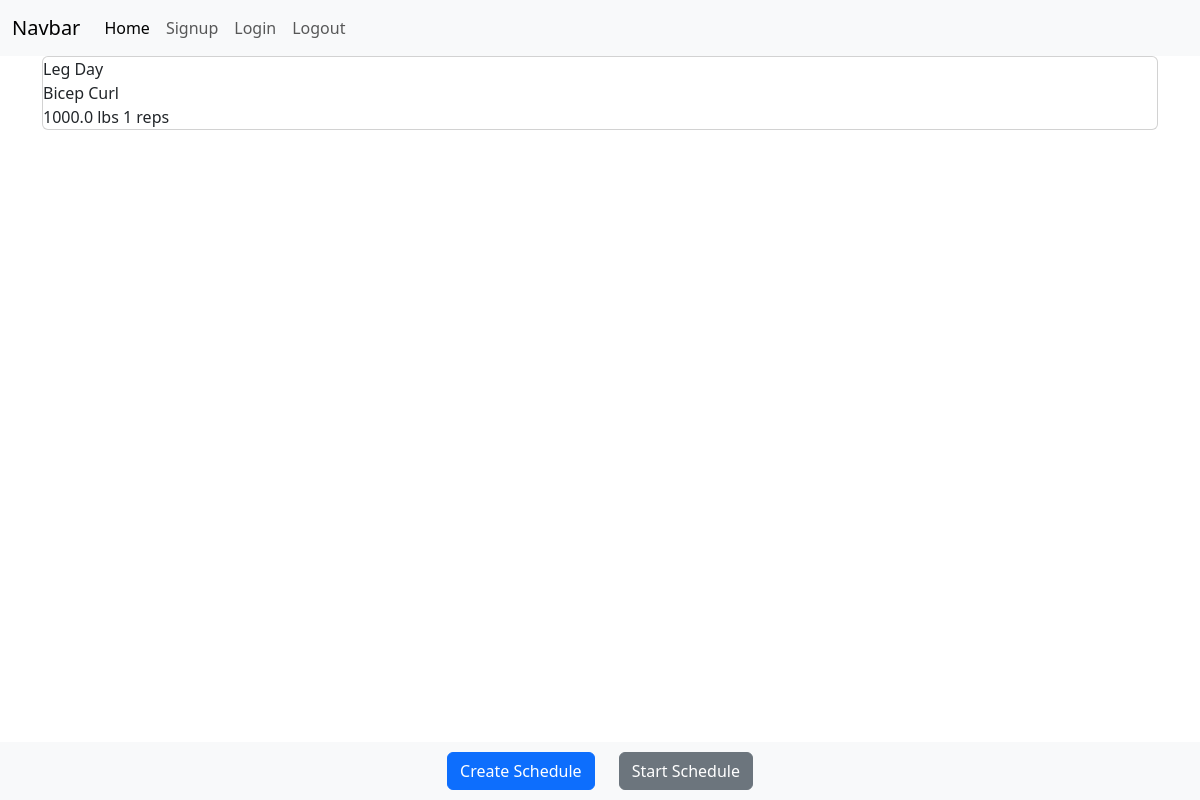
The page /home (signed in) on the database as committed earlier.
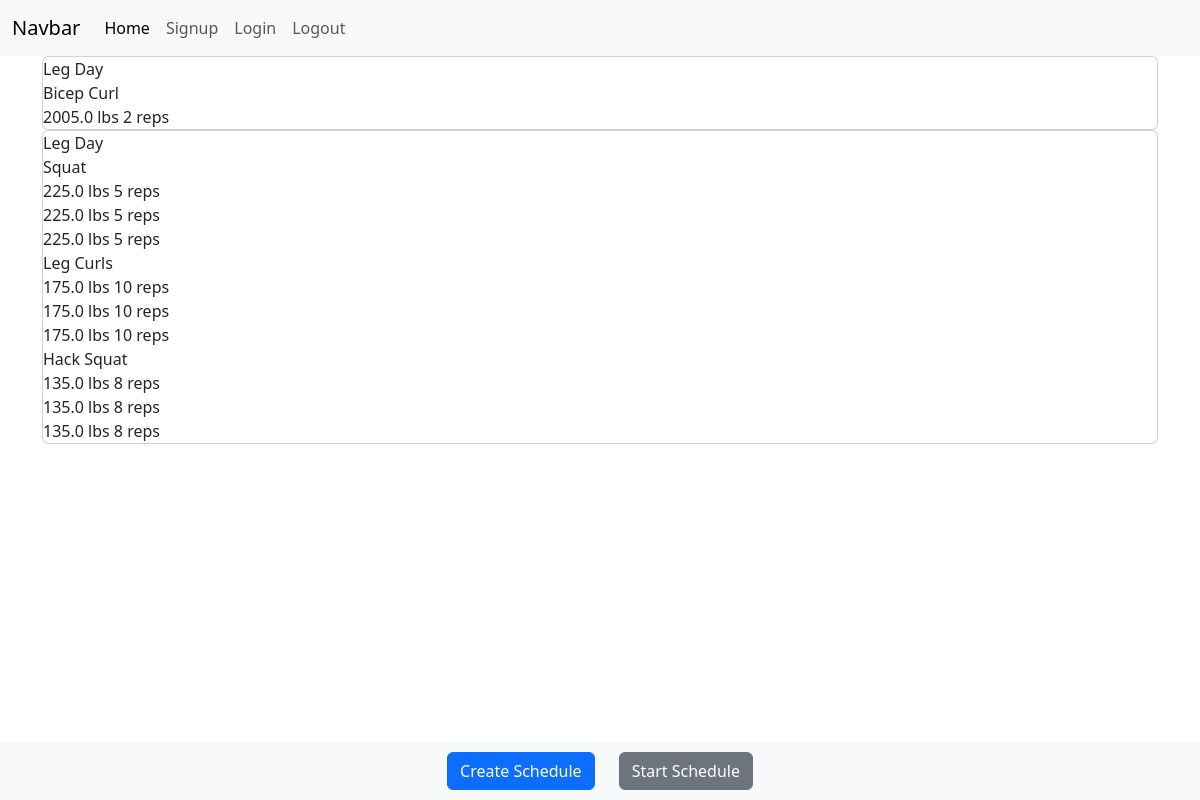
The same page on the database as committed later.
### website/models.py (models this page shows)
class Schedule(db.Model, UserMixin):
    id = db.Column(db.Integer, primary_key=True)
    schedule_name = db.Column(db.String(100), nullable=False)
    date_created = db.Column(db.DateTime, default=datetime.utcnow(), nullable=False)
    user_id = db.Column(db.Integer, db.ForeignKey('user.id'), nullable=False)
    exercises = db.relationship('Exercise', backref='schedule', lazy=True)

class Exercise(db.Model, UserMixin):
    id = db.Column(db.Integer, primary_key=True)
    exercise_name = db.Column(db.String(100), nullable=False)
    schedule_id = db.Column(db.Integer, db.ForeignKey('schedule.id'))
    user_id = db.Column(db.Integer, db.ForeignKey('user.id'), nullable=False)
    sets = db.relationship('Set', backref='exercise', lazy=True)

class Set(db.Model, UserMixin):
    id = db.Column(db.Integer, primary_key=True)
    reps = db.Column(db.Integer, nullable=False)
    weight = db.Column(db.Float, nullable=False)
    exercise_id = db.Column(db.Integer, db.ForeignKey('exercise.id'), nullable=False)
    user_id = db.Column(db.Integer, db.ForeignKey('user.id'), nullable=False)

### website/training.py (the view)
@training.route("/", methods=['POST', 'GET'])
@training.route("/home", methods=['POST', 'GET'])
@login_required
def home():
    schedules = Schedule.query.filter_by(user_id=current_user.id).all()
    exercises = Exercise.query.filter_by(user_id=current_user.id).all()
    sets = Set.query.filter_by(user_id=current_user.id).all()
    return render_template("index.html", schedules=schedules, exercises=exercises, sets=sets, current_user=current_user)

### website/__init__.py (called while the page is built)
def create_app():
    app = Flask(__name__)
    app.config["SQLALCHEMY_DATABASE_URI"] = "sqlite:///project.db"
    app.config['SECRET_KEY'] = 'mbgodbnfvojvnseofefqwdqwifgbjdfsnf'
    db.init_app(app)
    from .auth import auth
    app.register_blueprint(auth)
    from .training import training
    app.register_blueprint(training)
    from .models import User
    create_database(app)
    login_manager.login_view = "auth.login"
    login_manager.login_message = "You must be signed in to reach this page!"
    login_manager.login_message_category = "danger"
    login_manager.init_app(app)
    @login_manager.user_loader
    def load_user(id):
        return User.query.get(int(id))
    return app

### website/templates/index.html (shortened to what this page needs)
{% extends 'base.html' %}
{% block content %}
<div class="container">
    {% for schedule in schedules %}
    <div id="schedule_{{ schedule.id }}" class="card clickable" onclick="selectSchedule({{ schedule.id }})">
        <div>
            {{ schedule.schedule_name }}
        </div>
        <div>
            {% for exercise in exercises %}
                {% if exercise.schedule_id == schedule.id %}
                    {{ exercise.exercise_name }}
                    <div>
                        {% for set in sets %}
                            {% if set.exercise_id == exercise.id %}
                                <div>{{ set.weight }} lbs {{ set.reps }} reps</div>
                            {% endif %}
                        {% endfor %}
                    </div>
                {% endif %}
            {% endfor %}
        </div>
    </div>
    {% endfor %}
</div>
<div class="bottom-row">
    <div class="container">
        <div class="row justify-content-center">
            <div class="col-auto">
                <a href="/create_schedule"><button class="btn btn-primary">Create Schedule</button></a>
            </div>
            <div class="col-auto">
                <button onclick="startSelectedSchedule()" class="btn btn-secondary">Start Schedule</button>
            </div>
        </div>
    </div>
</div>
{% endblock %}

### website/templates/base.html (shortened to what this page needs)
<!DOCTYPE html>
<html lang="en">
<head>
    <link href="https://cdn.jsdelivr.net/npm/bootstrap@5.3.2/dist/css/bootstrap.min.css" rel="stylesheet">
</head>
<body>
    <nav class="navbar navbar-expand-lg bg-body-tertiary">
        <div class="container-fluid">
          <a class="navbar-brand" href="/home">Navbar</a>
          <div class="collapse navbar-collapse" id="navbarNav">
            <ul class="navbar-nav">
              <li class="nav-item">
                <a class="nav-link active" aria-current="page" href="/home">Home</a>
              </li>
              <li class="nav-item">
                <a class="nav-link" href="/signup">Signup</a>
              </li>
              <li class="nav-item">
                <a class="nav-link" href="/login">Login</a>
              </li>
              <li class="nav-item">
                <a class="nav-link" href="/logout">Logout</a>
              </li>
            </ul>
          </div>
        </div>
      </nav>
    {% block content %}
    {% endblock %}
</body>
</html>

### website/templates/index.html (style rules this page uses)
.bottom-row { position: fixed; bottom: 0; width: 100%; background-color: #f8f9fa; padding: 10px; text-align: center; }
.clickable { cursor: pointer; }

Rows that differ between the two databases and show on the page:
changed Set (number 1 of 10 on the later page): weight "1000.0" → "2005.0"; reps "1" → "2"
added Schedule: schedule_name "Leg Day"
added Exercise: exercise_name "Squat", shown under "Leg Day"
added Set: weight "225.0", reps "5", shown under "Squat"
added Set: weight "225.0", reps "5", shown under "Squat"
added Set: weight "225.0", reps "5", shown under "Squat"
added Exercise: exercise_name "Leg Curls", shown under "Leg Day"
added Set: weight "175.0", reps "10", shown under "Leg Curls"
added Set: weight "175.0", reps "10", shown under "Leg Curls"
added Set: weight "175.0", reps "10", shown under "Leg Curls"
added Exercise: exercise_name "Hack Squat", shown under "Leg Day"
added Set: weight "135.0", reps "8", shown under "Hack Squat"
added Set: weight "135.0", reps "8", shown under "Hack Squat"
added Set: weight "135.0", reps "8", shown under "Hack Squat"
